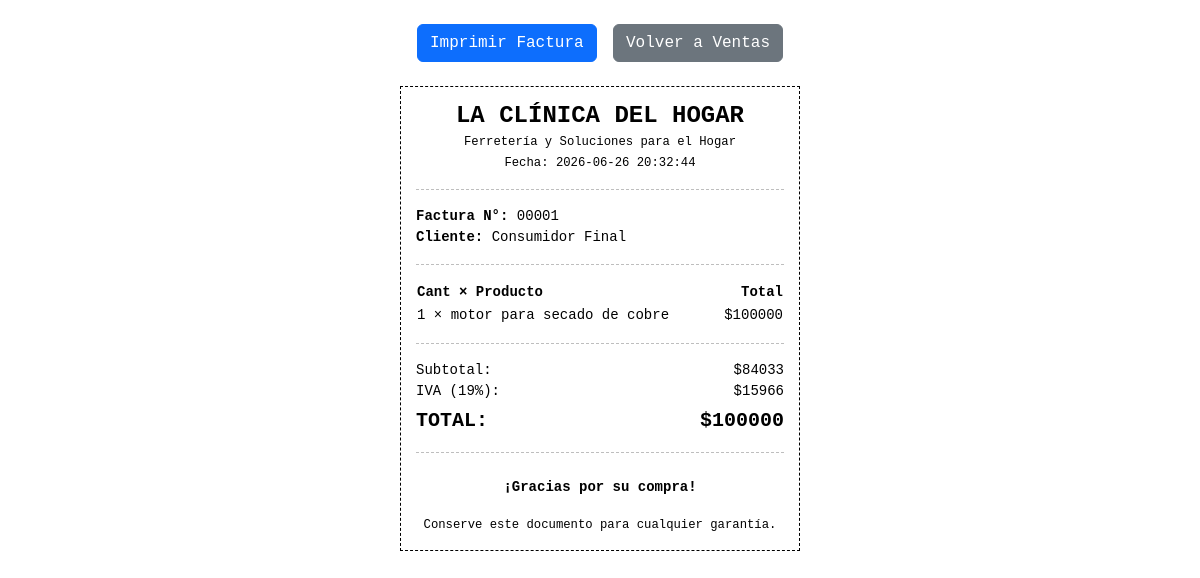
Page /historial/imprimir/1 (signed in) on the committed database.
### tables this page shows
CREATE TABLE ventas (
            id INTEGER PRIMARY KEY AUTOINCREMENT,
            fecha TIMESTAMP DEFAULT CURRENT_TIMESTAMP,
            total REAL NOT NULL DEFAULT 0.0
        , cliente TEXT DEFAULT "Consumidor Final");

CREATE TABLE detalle_ventas (
            id INTEGER PRIMARY KEY AUTOINCREMENT,
            venta_id INTEGER,
            producto_id INTEGER,
            cantidad INTEGER NOT NULL,
            precio_unitario REAL NOT NULL,
            FOREIGN KEY (venta_id) REFERENCES ventas(id),
            FOREIGN KEY (producto_id) REFERENCES productos(id)
        );

CREATE TABLE productos (
            id INTEGER PRIMARY KEY AUTOINCREMENT,
            codigo_barras TEXT UNIQUE,
            nombre TEXT NOT NULL,
            descripcion TEXT,
            precio_compra REAL NOT NULL,
            precio_venta REAL NOT NULL,
            stock INTEGER NOT NULL DEFAULT 0,
            stock_minimo INTEGER NOT NULL DEFAULT 5,
            categoria_id INTEGER,
            FOREIGN KEY (categoria_id) REFERENCES categorias(id)
        );

### app.py (the view)
@app.route('/historial/imprimir/<int:venta_id>')
@login_requerido
def imprimir_factura(venta_id):
    conexion = conectar_bd()
    venta = conexion.execute('SELECT * FROM ventas WHERE id = ?', (venta_id,)).fetchone()
    if not venta:
        conexion.close()
        return "Factura no encontrada", 404
    detalles = conexion.execute('''
        SELECT dv.cantidad, dv.precio_unitario, p.nombre, p.id as prod_codigo
        FROM detalle_ventas dv
        JOIN productos p ON dv.producto_id = p.id
        WHERE dv.venta_id = ?
    ''', (venta_id,)).fetchall()
    conexion.close()
    total = venta['total']
    subtotal = total / 1.19
    iva = total - subtotal
    return render_template('imprimir_factura.html', venta=venta, detalles=detalles, subtotal=subtotal, iva=iva)

### app.py (called while the page is built)
def login_requerido(f):
    @wraps(f)
    def decorated_function(*args, **kwargs):
        if 'usuario' not in session:
            return redirect(url_for('login'))
        return f(*args, **kwargs)
    return decorated_function

def conectar_bd():
    conexion = sqlite3.connect('ferreteria.db')
    conexion.row_factory = sqlite3.Row  # Permite acceder a las columnas por nombre
    return conexion

### templates/imprimir_factura.html (shortened to what this page needs)
<!DOCTYPE html>
<html lang="es">
<head>
    <link href="https://cdn.jsdelivr.net/npm/bootstrap@5.3.0/dist/css/bootstrap.min.css" rel="stylesheet">
</head>
<body>
    <div class="container no-print text-center my-4">
        <button class="btn btn-primary me-2" onclick="window.print()">
             Imprimir Factura
        </button>
        <a href="/ventas" class="btn btn-secondary">Volver a Ventas</a>
    </div>
    <div class="ticket">
        <div class="text-center mb-3">
            <h4 class="fw-bold mb-0">LA CLÍNICA DEL HOGAR</h4>
            <small>Ferretería y Soluciones para el Hogar</small><br>
            <small>Fecha: {{ venta.fecha }}</small>
        </div>
        <hr style="border-top: 1px dashed #000;">
        <div class="mb-3">
            <strong>Factura N°:</strong> {{ "%05d"|format(venta.id) }}<br>
            <strong>Cliente:</strong> {{ venta.cliente }}
        </div>
        <hr style="border-top: 1px dashed #000;">
        <table class="w-100 mb-3">
            <thead>
                <tr>
                    <th class="text-start">Cant × Producto</th>
                    <th class="text-end">Total</th>
                </tr>
            </thead>
            <tbody>
                {% for d in detalles %}
                <tr>
                    <td class="text-start">
                        {{ d.cantidad }} × {{ d.nombre }}
                    </td>
                    <td class="text-end">
                        ${{ (d.cantidad * d.precio_unitario)|int|format_currency if hasattr else (d.cantidad * d.precio_unitario)|int }}
                    </td>
                </tr>
                {% endfor %}
            </tbody>
        </table>
        <hr style="border-top: 1px dashed #000;">
        <div class="d-flex justify-content-between">
            <span>Subtotal:</span>
            <span>${{ subtotal|int }}</span>
        </div>
        <div class="d-flex justify-content-between">
            <span>IVA (19%):</span>
            <span>${{ iva|int }}</span>
        </div>
        <div class="d-flex justify-content-between fw-bold fs-5 mt-1">
            <span>TOTAL:</span>
            <span>${{ venta.total|int }}</span>
        </div>
        <hr style="border-top: 1px dashed #000;">
        <div class="text-center mt-4">
            <p class="fw-bold">¡Gracias por su compra!</p>
            <small>Conserve este documento para cualquier garantía.</small>
        </div>
    </div>
</body>
</html>

### templates/imprimir_factura.html (style rules this page uses)
body { font-family: 'Courier New', Courier, monospace; font-size: 14px; color: #000; }
.ticket { max-width: 400px; margin: 20px auto; padding: 15px; border: 1px dashed #000; }

### rows in the picture
ventas: fecha "2026-06-26 20:32:44", id "00001", cliente "Consumidor Final", total "100000"
detalle_ventas: cantidad "1", nombre "motor para secado de cobre", cantidad+precio_unitario "100000"

### other values in the picture
{{ subtotal|int }} "84033"
{{ iva|int }} "15966"
